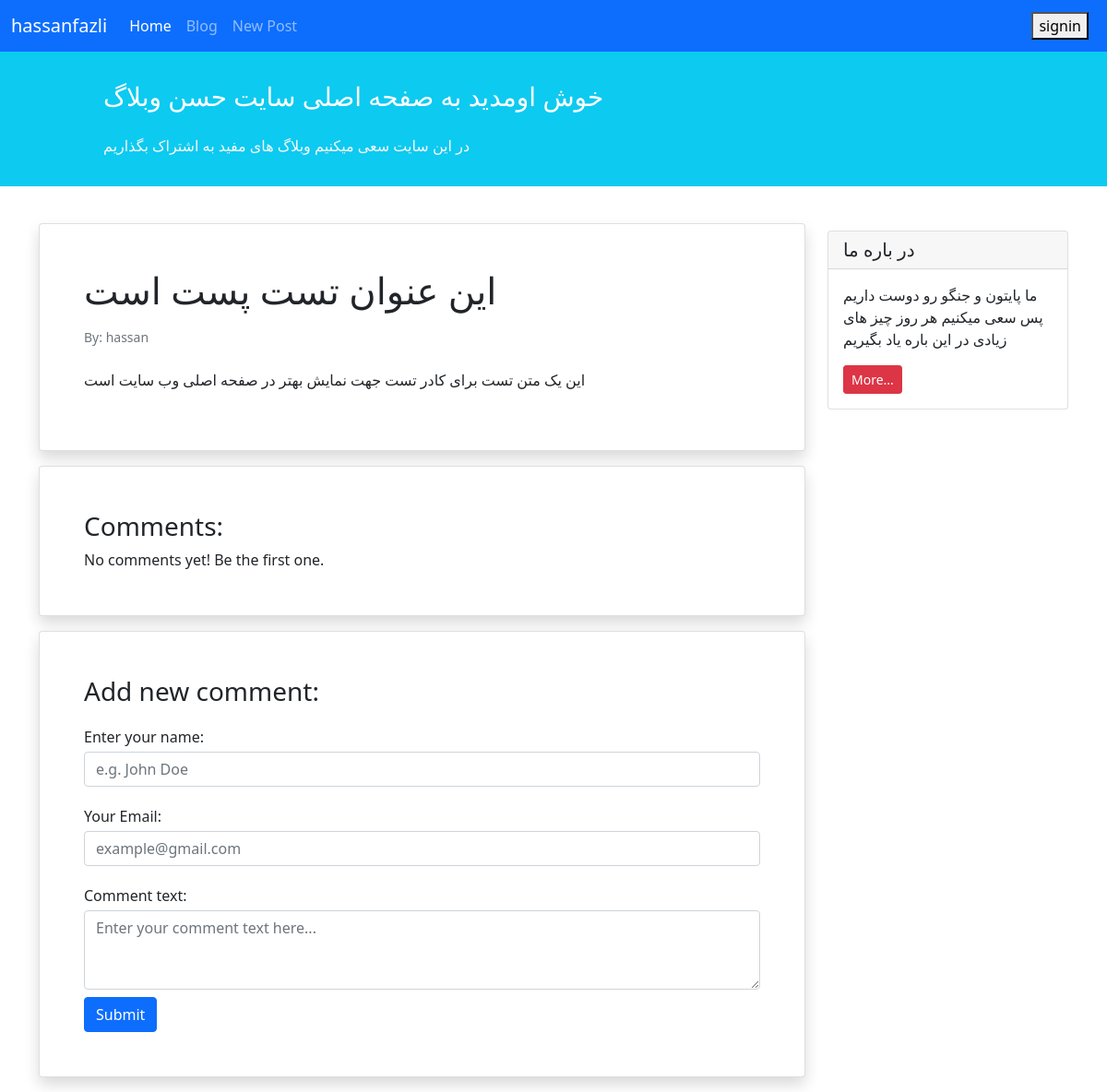
The app's page /blog/4/ with its own data.
### blog/models.py (models this page shows, shortened)
class Post (models.Model):
    STAT_CHOICE = (
        ('pub' , 'publish'),
        ('drf', 'draft'),
    )
    title = models.CharField(max_length=100)
    text = models.TextField()
    author = models.ForeignKey('auth.User', on_delete=models.CASCADE)
    datetime_create = models.DateTimeField(auto_now_add=True)
    datetime_modified = models.DateTimeField(auto_now=True)
    status = models.CharField(choices= STAT_CHOICE, max_length = 5)

### blog/views.py (the view)
# urls.py: path('<int:pk>/', views.PostDetailView.as_view(), name='Posts_detail'),
class PostDetailView (generic.DetailView):
    model = Post
    template_name = 'blog/Posts_detail.html'
    context_object_name = 'Post'

### blog/templates/blog/posts_detail.html (shortened to what this page needs)
{% extends '_base.html' %}
{% block content %}
 <div class="container mt-4">
    <div class="row">
    <div class="col-9">
        <div class="card shadow my-3 p-5">
            <h1>{{ Post.title }}</h1>
            <p class="small text-muted mt-2">By: {{ Post.author }} </p>
            <p class="mt-2">{{ Post.text }}</p>
        </div>
        <div class="card shadow my-3 p-5">
            <h3>Comments:</h3>
            No comments yet! Be the first one.
        </div>
        <div class="card shadow my-3 p-5">
            <h3>Add new comment:</h3>
            <form method="Post">
                <div class="form-group py-2">
                    <label class="py-1" for="author_name">Enter your name:</label>
                    <input type="text" class="form-control" placeholder="e.g. John Doe" name="author_name">
                </div>
                <div class="form-group py-2">
                    <label class="py-1" for="email">Your Email:</label>
                    <input type="email" class="form-control" placeholder="example@gmail.com" name="email">
                </div>
                <div class="form-group py-2">
                    <label class="py-1" for="comment_text">Comment text:</label>
                    <textarea class="form-control" name="text" rows="3"
                              placeholder="Enter your comment text here..."></textarea>
                </div>
                <button type="submit" class="btn btn-primary">Submit</button>
            </form>
        </div>
    </div>
    <div class="col-3">
    <div class="card my-4">
        <h5 class="card-header">در باره ما</h5>
        <div class="card-body">
            <p class="card-text">ما پایتون و جنگو رو دوست داریم پس سعی میکنیم هر روز چیز های زیادی در این باره یاد بگیریم </p>
            <a href="#"
               class="btn btn-sm btn-danger">
                More...
            </a>
        </div>
    </div>
{% endblock content %}

### records on screen
Post: title "این عنوان تست پست است", author "hassan", text "این یک متن تست برای کادر تست جهت نمایش بهتر در صفحه اصلی وب سایت است"
